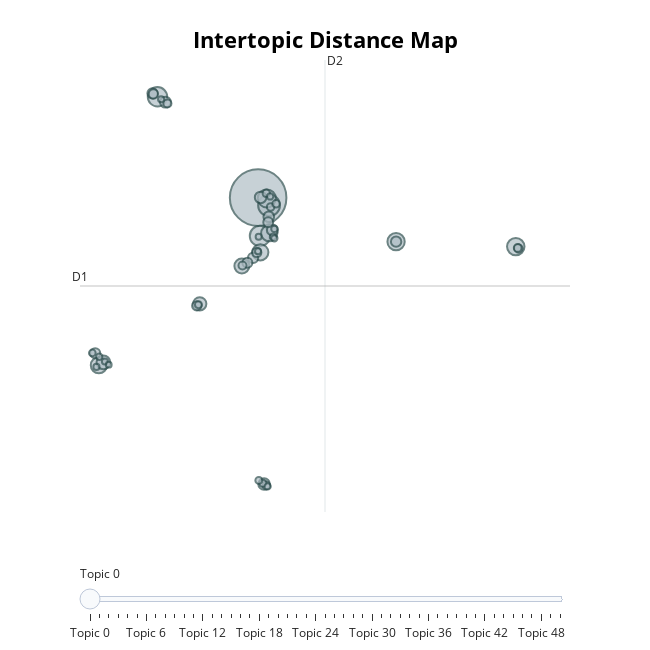

The notebook cell this image was saved under:
### Code cell
topic_model_animation.visualize_topics()

### Figure 1 — Plotly figure (JSON) as saved in the notebook; plotly's stock layout.template omitted (floating-point values rounded to 4 significant figures; data arrays with more than 128 entries replaced by an {"elided": "..."} marker saying what was removed)
{"data": [{"customdata": {"elided": "51x3 mixed values"}, "hovertemplate": "<b>Topic %{customdata[0]}</b><br>%{customdata[1]}<br>Size: %{customdata[2]}", "legendgroup": "", "marker": {"color": "#B0BEC5", "size": [1509, 225, 195, 178, 155, 144, 141, 125, 124, 123, 105, 89, 83, 63, 63, 58, 56, 54, 51, 49, 48, 48, 47, 46, 41, 41, 40, 33, 31, 31, 29, 28, 27, 26, 26, 24, 23, 23, 21, 20, 19, 19, 19, 19, 19, 18, 18, 17, 17, 17, 16], "sizemode": "area", "sizeref": 0.9431, "symbol": "circle", "line": {"color": "DarkSlateGrey", "width": 2}}, "mode": "markers", "name": "", "orientation": "v", "showlegend": false, "x": [4.759, 5.382, 4.864, -0.9759, 5.252, 19.44, 12.62, 5.393, 4.883, -4.318, 3.832, -4.059, 1.433, 4.9, 5.098, 5.571, -0.5286, 5.367, 12.62, 4.472, -1.264, -4.525, 4.146, 5.334, 1.261, -1.21, 4.683, 19.59, -0.4122, 3.868, 5.219, 19.55, 5.472, 5.78, 5.223, 5.032, 1.359, 4.801, -4.69, 5.608, 5.683, -4.296, 5.297, 5.685, 5.444, -0.7699, -4.455, -3.973, 4.752, 4.788, -3.756], "xaxis": "x", "y": [9.81, 9.169, 6.626, 18.19, 9.743, 5.741, 6.155, 6.854, 5.267, -4.115, 4.132, -3.873, 0.9913, 9.829, -13.98, 7.127, 17.75, 8.223, 6.155, 4.803, 18.47, -3.11, 4.403, 7.762, 0.82, 18.42, 5.257, 5.59, 17.63, 4.175, -14.1, 5.633, 9.033, 9.298, 10.17, -13.91, 0.9175, -13.68, -3.092, 6.555, 6.432, -3.406, -14.18, 7.215, 9.909, 17.98, -4.252, -3.791, 5.352, 6.552, -4.061], "yaxis": "y", "type": "scatter"}], "layout": {"xaxis": {"anchor": "y", "domain": [0.0, 1.0], "title": {"text": ""}, "visible": false, "range": [-5.393, 22.53]}, "yaxis": {"anchor": "x", "domain": [0.0, 1.0], "title": {"text": ""}, "visible": false, "range": [-16.3, 21.24]}, "legend": {"tracegroupgap": 0, "itemsizing": "constant"}, "margin": {"t": 60}, "title": {"font": {"size": 22, "color": "Black"}, "text": "<b>Intertopic Distance Map</b>", "y": 0.95, "x": 0.5, "xanchor": "center", "yanchor": "top"}, "hoverlabel": {"font": {"size": 16, "family": "Rockwell"}, "bgcolor": "white"}, "width": 650, "height": 650, "sliders": [{"active": 0, "pad": {"t": 50}, "steps": [{"args": [{"marker.color": [["red", "#B0BEC5", "#B0BEC5", "#B0BEC5", "#B0BEC5", "#B0BEC5", "#B0BEC5", "#B0BEC5", "#B0BEC5", "#B0BEC5", "#B0BEC5", "#B0BEC5", "#B0BEC5", "#B0BEC5", "#B0BEC5", "#B0BEC5", "#B0BEC5", "#B0BEC5", "#B0BEC5", "#B0BEC5", "#B0BEC5", "#B0BEC5", "#B0BEC5", "#B0BEC5", "#B0BEC5", "#B0BEC5", "#B0BEC5", "#B0BEC5", "#B0BEC5", "#B0BEC5", "#B0BEC5", "#B0BEC5", "#B0BEC5", "#B0BEC5", "#B0BEC5", "#B0BEC5", "#B0BEC5", "#B0BEC5", "#B0BEC5", "#B0BEC5", "#B0BEC5", "#B0BEC5", "#B0BEC5", "#B0BEC5", "#B0BEC5", "#B0BEC5", "#B0BEC5", "#B0BEC5", "#B0BEC5", "#B0BEC5", "#B0BEC5"]]}], "label": "Topic 0", "method": "update"}, {"args": [{"marker.color": [["#B0BEC5", "red", "#B0BEC5", "#B0BEC5", "#B0BEC5", "#B0BEC5", "#B0BEC5", "#B0BEC5", "#B0BEC5", "#B0BEC5", "#B0BEC5", "#B0BEC5", "#B0BEC5", "#B0BEC5", "#B0BEC5", "#B0BEC5", "#B0BEC5", "#B0BEC5", "#B0BEC5", "#B0BEC5", "#B0BEC5", "#B0BEC5", "#B0BEC5", "#B0BEC5", "#B0BEC5", "#B0BEC5", "#B0BEC5", "#B0BEC5", "#B0BEC5", "#B0BEC5", "#B0BEC5", "#B0BEC5", "#B0BEC5", "#B0BEC5", "#B0BEC5", "#B0BEC5", "#B0BEC5", "#B0BEC5", "#B0BEC5", "#B0BEC5", "#B0BEC5", "#B0BEC5", "#B0BEC5", "#B0BEC5", "#B0BEC5", "#B0BEC5", "#B0BEC5", "#B0BEC5", "#B0BEC5", "#B0BEC5", "#B0BEC5"]]}], "label": "Topic 1", "method": "update"}, {"args": [{"marker.color": [["#B0BEC5", "#B0BEC5", "red", "#B0BEC5", "#B0BEC5", "#B0BEC5", "#B0BEC5", "#B0BEC5", "#B0BEC5", "#B0BEC5", "#B0BEC5", "#B0BEC5", "#B0BEC5", "#B0BEC5", "#B0BEC5", "#B0BEC5", "#B0BEC5", "#B0BEC5", "#B0BEC5", "#B0BEC5", "#B0BEC5", "#B0BEC5", "#B0BEC5", "#B0BEC5", "#B0BEC5", "#B0BEC5", "#B0BEC5", "#B0BEC5", "#B0BEC5", "#B0BEC5", "#B0BEC5", "#B0BEC5", "#B0BEC5", "#B0BEC5", "#B0BEC5", "#B0BEC5", "#B0BEC5", "#B0BEC5", "#B0BEC5", "#B0BEC5", "#B0BEC5", "#B0BEC5", "#B0BEC5", "#B0BEC5", "#B0BEC5", "#B0BEC5", "#B0BEC5", "#B0BEC5", "#B0BEC5", "#B0BEC5", "#B0BEC5"]]}], "label": "Topic 2", "method": "update"}, {"args": [{"marker.color": [["#B0BEC5", "#B0BEC5", "#B0BEC5", "red", "#B0BEC5", "#B0BEC5", "#B0BEC5", "#B0BEC5", "#B0BEC5", "#B0BEC5", "#B0BEC5", "#B0BEC5", "#B0BEC5", "#B0BEC5", "#B0BEC5", "#B0BEC5", "#B0BEC5", "#B0BEC5", "#B0BEC5", "#B0BEC5", "#B0BEC5", "#B0BEC5", "#B0BEC5", "#B0BEC5", "#B0BEC5", "#B0BEC5", "#B0BEC5", "#B0BEC5", "#B0BEC5", "#B0BEC5", "#B0BEC5", "#B0BEC5", "#B0BEC5", "#B0BEC5", "#B0BEC5", "#B0BEC5", "#B0BEC5", "#B0BEC5", "#B0BEC5", "#B0BEC5", "#B0BEC5", "#B0BEC5", "#B0BEC5", "#B0BEC5", "#B0BEC5", "#B0BEC5", "#B0BEC5", "#B0BEC5", "#B0BEC5", "#B0BEC5", "#B0BEC5"]]}], "label": "Topic 3", "method": "update"}, {"args": [{"marker.color": [["#B0BEC5", "#B0BEC5", "#B0BEC5", "#B0BEC5", "red", "#B0BEC5", "#B0BEC5", "#B0BEC5", "#B0BEC5", "#B0BEC5", "#B0BEC5", "#B0BEC5", "#B0BEC5", "#B0BEC5", "#B0BEC5", "#B0BEC5", "#B0BEC5", "#B0BEC5", "#B0BEC5", "#B0BEC5", "#B0BEC5", "#B0BEC5", "#B0BEC5", "#B0BEC5", "#B0BEC5", "#B0BEC5", "#B0BEC5", "#B0BEC5", "#B0BEC5", "#B0BEC5", "#B0BEC5", "#B0BEC5", "#B0BEC5", "#B0BEC5", "#B0BEC5", "#B0BEC5", "#B0BEC5", "#B0BEC5", "#B0BEC5", "#B0BEC5", "#B0BEC5", "#B0BEC5", "#B0BEC5", "#B0BEC5", "#B0BEC5", "#B0BEC5", "#B0BEC5", "#B0BEC5", "#B0BEC5", "#B0BEC5", "#B0BEC5"]]}], "label": "Topic 4", "method": "update"}, {"args": [{"marker.color": [["#B0BEC5", "#B0BEC5", "#B0BEC5", "#B0BEC5", "#B0BEC5", "red", "#B0BEC5", "#B0BEC5", "#B0BEC5", "#B0BEC5", "#B0BEC5", "#B0BEC5", "#B0BEC5", "#B0BEC5", "#B0BEC5", "#B0BEC5", "#B0BEC5", "#B0BEC5", "#B0BEC5", "#B0BEC5", "#B0BEC5", "#B0BEC5", "#B0BEC5", "#B0BEC5", "#B0BEC5", "#B0BEC5", "#B0BEC5", "#B0BEC5", "#B0BEC5", "#B0BEC5", "#B0BEC5", "#B0BEC5", "#B0BEC5", "#B0BEC5", "#B0BEC5", "#B0BEC5", "#B0BEC5", "#B0BEC5", "#B0BEC5", "#B0BEC5", "#B0BEC5", "#B0BEC5", "#B0BEC5", "#B0BEC5", "#B0BEC5", "#B0BEC5", "#B0BEC5", "#B0BEC5", "#B0BEC5", "#B0BEC5", "#B0BEC5"]]}], "label": "Topic 5", "method": "update"}, {"args": [{"marker.color": [["#B0BEC5", "#B0BEC5", "#B0BEC5", "#B0BEC5", "#B0BEC5", "#B0BEC5", "red", "#B0BEC5", "#B0BEC5", "#B0BEC5", "#B0BEC5", "#B0BEC5", "#B0BEC5", "#B0BEC5", "#B0BEC5", "#B0BEC5", "#B0BEC5", "#B0BEC5", "#B0BEC5", "#B0BEC5", "#B0BEC5", "#B0BEC5", "#B0BEC5", "#B0BEC5", "#B0BEC5", "#B0BEC5", "#B0BEC5", "#B0BEC5", "#B0BEC5", "#B0BEC5", "#B0BEC5", "#B0BEC5", "#B0BEC5", "#B0BEC5", "#B0BEC5", "#B0BEC5", "#B0BEC5", "#B0BEC5", "#B0BEC5", "#B0BEC5", "#B0BEC5", "#B0BEC5", "#B0BEC5", "#B0BEC5", "#B0BEC5", "#B0BEC5", "#B0BEC5", "#B0BEC5", "#B0BEC5", "#B0BEC5", "#B0BEC5"]]}], "label": "Topic 6", "method": "update"}, {"args": [{"marker.color": [["#B0BEC5", "#B0BEC5", "#B0BEC5", "#B0BEC5", "#B0BEC5", "#B0BEC5", "#B0BEC5", "red", "#B0BEC5", "#B0BEC5", "#B0BEC5", "#B0BEC5", "#B0BEC5", "#B0BEC5", "#B0BEC5", "#B0BEC5", "#B0BEC5", "#B0BEC5", "#B0BEC5", "#B0BEC5", "#B0BEC5", "#B0BEC5", "#B0BEC5", "#B0BEC5", "#B0BEC5", "#B0BEC5", "#B0BEC5", "#B0BEC5", "#B0BEC5", "#B0BEC5", "#B0BEC5", "#B0BEC5", "#B0BEC5", "#B0BEC5", "#B0BEC5", "#B0BEC5", "#B0BEC5", "#B0BEC5", "#B0BEC5", "#B0BEC5", "#B0BEC5", "#B0BEC5", "#B0BEC5", "#B0BEC5", "#B0BEC5", "#B0BEC5", "#B0BEC5", "#B0BEC5", "#B0BEC5", "#B0BEC5", "#B0BEC5"]]}], "label": "Topic 7", "method": "update"}, {"args": [{"marker.color": [["#B0BEC5", "#B0BEC5", "#B0BEC5", "#B0BEC5", "#B0BEC5", "#B0BEC5", "#B0BEC5", "#B0BEC5", "red", "#B0BEC5", "#B0BEC5", "#B0BEC5", "#B0BEC5", "#B0BEC5", "#B0BEC5", "#B0BEC5", "#B0BEC5", "#B0BEC5", "#B0BEC5", "#B0BEC5", "#B0BEC5", "#B0BEC5", "#B0BEC5", "#B0BEC5", "#B0BEC5", "#B0BEC5", "#B0BEC5", "#B0BEC5", "#B0BEC5", "#B0BEC5", "#B0BEC5", "#B0BEC5", "#B0BEC5", "#B0BEC5", "#B0BEC5", "#B0BEC5", "#B0BEC5", "#B0BEC5", "#B0BEC5", "#B0BEC5", "#B0BEC5", "#B0BEC5", "#B0BEC5", "#B0BEC5", "#B0BEC5", "#B0BEC5", "#B0BEC5", "#B0BEC5", "#B0BEC5", "#B0BEC5", "#B0BEC5"]]}], "label": "Topic 8", "method": "update"}, {"args": [{"marker.color": [["#B0BEC5", "#B0BEC5", "#B0BEC5", "#B0BEC5", "#B0BEC5", "#B0BEC5", "#B0BEC5", "#B0BEC5", "#B0BEC5", "red", "#B0BEC5", "#B0BEC5", "#B0BEC5", "#B0BEC5", "#B0BEC5", "#B0BEC5", "#B0BEC5", "#B0BEC5", "#B0BEC5", "#B0BEC5", "#B0BEC5", "#B0BEC5", "#B0BEC5", "#B0BEC5", "#B0BEC5", "#B0BEC5", "#B0BEC5", "#B0BEC5", "#B0BEC5", "#B0BEC5", "#B0BEC5", "#B0BEC5", "#B0BEC5", "#B0BEC5", "#B0BEC5", "#B0BEC5", "#B0BEC5", "#B0BEC5", "#B0BEC5", "#B0BEC5", "#B0BEC5", "#B0BEC5", "#B0BEC5", "#B0BEC5", "#B0BEC5", "#B0BEC5", "#B0BEC5", "#B0BEC5", "#B0BEC5", "#B0BEC5", "#B0BEC5"]]}], "label": "Topic 9", "method": "update"}, {"args": [{"marker.color": [["#B0BEC5", "#B0BEC5", "#B0BEC5", "#B0BEC5", "#B0BEC5", "#B0BEC5", "#B0BEC5", "#B0BEC5", "#B0BEC5", "#B0BEC5", "red", "#B0BEC5", "#B0BEC5", "#B0BEC5", "#B0BEC5", "#B0BEC5", "#B0BEC5", "#B0BEC5", "#B0BEC5", "#B0BEC5", "#B0BEC5", "#B0BEC5", "#B0BEC5", "#B0BEC5", "#B0BEC5", "#B0BEC5", "#B0BEC5", "#B0BEC5", "#B0BEC5", "#B0BEC5", "#B0BEC5", "#B0BEC5", "#B0BEC5", "#B0BEC5", "#B0BEC5", "#B0BEC5", "#B0BEC5", "#B0BEC5", "#B0BEC5", "#B0BEC5", "#B0BEC5", "#B0BEC5", "#B0BEC5", "#B0BEC5", "#B0BEC5", "#B0BEC5", "#B0BEC5", "#B0BEC5", "#B0BEC5", "#B0BEC5", "#B0BEC5"]]}], "label": "Topic 10", "method": "update"}, {"args": [{"marker.color": [["#B0BEC5", "#B0BEC5", "#B0BEC5", "#B0BEC5", "#B0BEC5", "#B0BEC5", "#B0BEC5", "#B0BEC5", "#B0BEC5", "#B0BEC5", "#B0BEC5", "red", "#B0BEC5", "#B0BEC5", "#B0BEC5", "#B0BEC5", "#B0BEC5", "#B0BEC5", "#B0BEC5", "#B0BEC5", "#B0BEC5", "#B0BEC5", "#B0BEC5", "#B0BEC5", "#B0BEC5", "#B0BEC5", "#B0BEC5", "#B0BEC5", "#B0BEC5", "#B0BEC5", "#B0BEC5", "#B0BEC5", "#B0BEC5", "#B0BEC5", "#B0BEC5", "#B0BEC5", "#B0BEC5", "#B0BEC5", "#B0BEC5", "#B0BEC5", "#B0BEC5", "#B0BEC5", "#B0BEC5", "#B0BEC5", "#B0BEC5", "#B0BEC5", "#B0BEC5", "#B0BEC5", "#B0BEC5", "#B0BEC5", "#B0BEC5"]]}], "label": "Topic 11", "method": "update"}, {"args": [{"marker.color": [["#B0BEC5", "#B0BEC5", "#B0BEC5", "#B0BEC5", "#B0BEC5", "#B0BEC5", "#B0BEC5", "#B0BEC5", "#B0BEC5", "#B0BEC5", "#B0BEC5", "#B0BEC5", "red", "#B0BEC5", "#B0BEC5", "#B0BEC5", "#B0BEC5", "#B0BEC5", "#B0BEC5", "#B0BEC5", "#B0BEC5", "#B0BEC5", "#B0BEC5", "#B0BEC5", "#B0BEC5", "#B0BEC5", "#B0BEC5", "#B0BEC5", "#B0BEC5", "#B0BEC5", "#B0BEC5", "#B0BEC5", "#B0BEC5", "#B0BEC5", "#B0BEC5", "#B0BEC5", "#B0BEC5", "#B0BEC5", "#B0BEC5", "#B0BEC5", "#B0BEC5", "#B0BEC5", "#B0BEC5", "#B0BEC5", "#B0BEC5", "#B0BEC5", "#B0BEC5", "#B0BEC5", "#B0BEC5", "#B0BEC5", "#B0BEC5"]]}], "label": "Topic 12", "method": "update"}, {"args": [{"marker.color": [["#B0BEC5", "#B0BEC5", "#B0BEC5", "#B0BEC5", "#B0BEC5", "#B0BEC5", "#B0BEC5", "#B0BEC5", "#B0BEC5", "#B0BEC5", "#B0BEC5", "#B0BEC5", "#B0BEC5", "red", "#B0BEC5", "#B0BEC5", "#B0BEC5", "#B0BEC5", "#B0BEC5", "#B0BEC5", "#B0BEC5", "#B0BEC5", "#B0BEC5", "#B0BEC5", "#B0BEC5", "#B0BEC5", "#B0BEC5", "#B0BEC5", "#B0BEC5", "#B0BEC5", "#B0BEC5", "#B0BEC5", "#B0BEC5", "#B0BEC5", "#B0BEC5", "#B0BEC5", "#B0BEC5", "#B0BEC5", "#B0BEC5", "#B0BEC5", "#B0BEC5", "#B0BEC5", "#B0BEC5", "#B0BEC5", "#B0BEC5", "#B0BEC5", "#B0BEC5", "#B0BEC5", "#B0BEC5", "#B0BEC5", "#B0BEC5"]]}], "label": "Topic 13", "method": "update"}, {"args": [{"marker.color": [["#B0BEC5", "#B0BEC5", "#B0BEC5", "#B0BEC5", "#B0BEC5", "#B0BEC5", "#B0BEC5", "#B0BEC5", "#B0BEC5", "#B0BEC5", "#B0BEC5", "#B0BEC5", "#B0BEC5", "#B0BEC5", "red", "#B0BEC5", "#B0BEC5", "#B0BEC5", "#B0BEC5", "#B0BEC5", "#B0BEC5", "#B0BEC5", "#B0BEC5", "#B0BEC5", "#B0BEC5", "#B0BEC5", "#B0BEC5", "#B0BEC5", "#B0BEC5", "#B0BEC5", "#B0BEC5", "#B0BEC5", "#B0BEC5", "#B0BEC5", "#B0BEC5", "#B0BEC5", "#B0BEC5", "#B0BEC5", "#B0BEC5", "#B0BEC5", "#B0BEC5", "#B0BEC5", "#B0BEC5", "#B0BEC5", "#B0BEC5", "#B0BEC5", "#B0BEC5", "#B0BEC5", "#B0BEC5", "#B0BEC5", "#B0BEC5"]]}], "label": "Topic 14", "method": "update"}, {"args": [{"marker.color": [["#B0BEC5", "#B0BEC5", "#B0BEC5", "#B0BEC5", "#B0BEC5", "#B0BEC5", "#B0BEC5", "#B0BEC5", "#B0BEC5", "#B0BEC5", "#B0BEC5", "#B0BEC5", "#B0BEC5", "#B0BEC5", "#B0BEC5", "red", "#B0BEC5", "#B0BEC5", "#B0BEC5", "#B0BEC5", "#B0BEC5", "#B0BEC5", "#B0BEC5", "#B0BEC5", "#B0BEC5", "#B0BEC5", "#B0BEC5", "#B0BEC5", "#B0BEC5", "#B0BEC5", "#B0BEC5", "#B0BEC5", "#B0BEC5", "#B0BEC5", "#B0BEC5", "#B0BEC5", "#B0BEC5", "#B0BEC5", "#B0BEC5", "#B0BEC5", "#B0BEC5", "#B0BEC5", "#B0BEC5", "#B0BEC5", "#B0BEC5", "#B0BEC5", "#B0BEC5", "#B0BEC5", "#B0BEC5", "#B0BEC5", "#B0BEC5"]]}], "label": "Topic 15", "method": "update"}, {"args": [{"marker.color": [["#B0BEC5", "#B0BEC5", "#B0BEC5", "#B0BEC5", "#B0BEC5", "#B0BEC5", "#B0BEC5", "#B0BEC5", "#B0BEC5", "#B0BEC5", "#B0BEC5", "#B0BEC5", "#B0BEC5", "#B0BEC5", "#B0BEC5", "#B0BEC5", "red", "#B0BEC5", "#B0BEC5", "#B0BEC5", "#B0BEC5", "#B0BEC5", "#B0BEC5", "#B0BEC5", "#B0BEC5", "#B0BEC5", "#B0BEC5", "#B0BEC5", "#B0BEC5", "#B0BEC5", "#B0BEC5", "#B0BEC5", "#B0BEC5", "#B0BEC5", "#B0BEC5", "#B0BEC5", "#B0BEC5", "#B0BEC5", "#B0BEC5", "#B0BEC5", "#B0BEC5", "#B0BEC5", "#B0BEC5", "#B0BEC5", "#B0BEC5", "#B0BEC5", "#B0BEC5", "#B0BEC5", "#B0BEC5", "#B0BEC5", "#B0BEC5"]]}], "label": "Topic 16", "method": "update"}, {"args": [{"marker.color": [["#B0BEC5", "#B0BEC5", "#B0BEC5", "#B0BEC5", "#B0BEC5", "#B0BEC5", "#B0BEC5", "#B0BEC5", "#B0BEC5", "#B0BEC5", "#B0BEC5", "#B0BEC5", "#B0BEC5", "#B0BEC5", "#B0BEC5", "#B0BEC5", "#B0BEC5", "red", "#B0BEC5", "#B0BEC5", "#B0BEC5", "#B0BEC5", "#B0BEC5", "#B0BEC5", "#B0BEC5", "#B0BEC5", "#B0BEC5", "#B0BEC5", "#B0BEC5", "#B0BEC5", "#B0BEC5", "#B0BEC5", "#B0BEC5", "#B0BEC5", "#B0BEC5", "#B0BEC5", "#B0BEC5", "#B0BEC5", "#B0BEC5", "#B0BEC5", "#B0BEC5", "#B0BEC5", "#B0BEC5", "#B0BEC5", "#B0BEC5", "#B0BEC5", "#B0BEC5", "#B0BEC5", "#B0BEC5", "#B0BEC5", "#B0BEC5"]]}], "label": "Topic 17", "method": "update"}, {"args": [{"marker.color": [["#B0BEC5", "#B0BEC5", "#B0BEC5", "#B0BEC5", "#B0BEC5", "#B0BEC5", "#B0BEC5", "#B0BEC5", "#B0BEC5", "#B0BEC5", "#B0BEC5", "#B0BEC5", "#B0BEC5", "#B0BEC5", "#B0BEC5", "#B0BEC5", "#B0BEC5", "#B0BEC5", "red", "#B0BEC5", "#B0BEC5", "#B0BEC5", "#B0BEC5", "#B0BEC5", "#B0BEC5", "#B0BEC5", "#B0BEC5", "#B0BEC5", "#B0BEC5", "#B0BEC5", "#B0BEC5", "#B0BEC5", "#B0BEC5", "#B0BEC5", "#B0BEC5", "#B0BEC5", "#B0BEC5", "#B0BEC5", "#B0BEC5", "#B0BEC5", "#B0BEC5", "#B0BEC5", "#B0BEC5", "#B0BEC5", "#B0BEC5", "#B0BEC5", "#B0BEC5", "#B0BEC5", "#B0BEC5", "#B0BEC5", "#B0BEC5"]]}], "label": "Topic 18", "method": "update"}, {"args": [{"marker.color": [["#B0BEC5", "#B0BEC5", "#B0BEC5", "#B0BEC5", "#B0BEC5", "#B0BEC5", "#B0BEC5", "#B0BEC5", "#B0BEC5", "#B0BEC5", "#B0BEC5", "#B0BEC5", "#B0BEC5", "#B0BEC5", "#B0BEC5", "#B0BEC5", "#B0BEC5", "#B0BEC5", "#B0BEC5", "red", "#B0BEC5", "#B0BEC5", "#B0BEC5", "#B0BEC5", "#B0BEC5", "#B0BEC5", "#B0BEC5", "#B0BEC5", "#B0BEC5", "#B0BEC5", "#B0BEC5", "#B0BEC5", "#B0BEC5", "#B0BEC5", "#B0BEC5", "#B0BEC5", "#B0BEC5", "#B0BEC5", "#B0BEC5", "#B0BEC5", "#B0BEC5", "#B0BEC5", "#B0BEC5", "#B0BEC5", "#B0BEC5", "#B0BEC5", "#B0BEC5", "#B0BEC5", "#B0BEC5", "#B0BEC5", "#B0BEC5"]]}], "label": "Topic 19", "method": "update"}, {"args": [{"marker.color": [["#B0BEC5", "#B0BEC5", "#B0BEC5", "#B0BEC5", "#B0BEC5", "#B0BEC5", "#B0BEC5", "#B0BEC5", "#B0BEC5", "#B0BEC5", "#B0BEC5", "#B0BEC5", "#B0BEC5", "#B0BEC5", "#B0BEC5", "#B0BEC5", "#B0BEC5", "#B0BEC5", "#B0BEC5", "#B0BEC5", "red", "#B0BEC5", "#B0BEC5", "#B0BEC5", "#B0BEC5", "#B0BEC5", "#B0BEC5", "#B0BEC5", "#B0BEC5", "#B0BEC5", "#B0BEC5", "#B0BEC5", "#B0BEC5", "#B0BEC5", "#B0BEC5", "#B0BEC5", "#B0BEC5", "#B0BEC5", "#B0BEC5", "#B0BEC5", "#B0BEC5", "#B0BEC5", "#B0BEC5", "#B0BEC5", "#B0BEC5", "#B0BEC5", "#B0BEC5", "#B0BEC5", "#B0BEC5", "#B0BEC5", "#B0BEC5"]]}], "label": "Topic 20", "method": "update"}, {"args": [{"marker.color": [["#B0BEC5", "#B0BEC5", "#B0BEC5", "#B0BEC5", "#B0BEC5", "#B0BEC5", "#B0BEC5", "#B0BEC5", "#B0BEC5", "#B0BEC5", "#B0BEC5", "#B0BEC5", "#B0BEC5", "#B0BEC5", "#B0BEC5", "#B0BEC5", "#B0BEC5", "#B0BEC5", "#B0BEC5", "#B0BEC5", "#B0BEC5", "red", "#B0BEC5", "#B0BEC5", "#B0BEC5", "#B0BEC5", "#B0BEC5", "#B0BEC5", "#B0BEC5", "#B0BEC5", "#B0BEC5", "#B0BEC5", "#B0BEC5", "#B0BEC5", "#B0BEC5", "#B0BEC5", "#B0BEC5", "#B0BEC5", "#B0BEC5", "#B0BEC5", "#B0BEC5", "#B0BEC5", "#B0BEC5", "#B0BEC5", "#B0BEC5", "#B0BEC5", "#B0BEC5", "#B0BEC5", "#B0BEC5", "#B0BEC5", "#B0BEC5"]]}], "label": "Topic 21", "method": "update"}, {"args": [{"marker.color": [["#B0BEC5", "#B0BEC5", "#B0BEC5", "#B0BEC5", "#B0BEC5", "#B0BEC5", "#B0BEC5", "#B0BEC5", "#B0BEC5", "#B0BEC5", "#B0BEC5", "#B0BEC5", "#B0BEC5", "#B0BEC5", "#B0BEC5", "#B0BEC5", "#B0BEC5", "#B0BEC5", "#B0BEC5", "#B0BEC5", "#B0BEC5", "#B0BEC5", "red", "#B0BEC5", "#B0BEC5", "#B0BEC5", "#B0BEC5", "#B0BEC5", "#B0BEC5", "#B0BEC5", "#B0BEC5", "#B0BEC5", "#B0BEC5", "#B0BEC5", "#B0BEC5", "#B0BEC5", "#B0BEC5", "#B0BEC5", "#B0BEC5", "#B0BEC5", "#B0BEC5", "#B0BEC5", "#B0BEC5", "#B0BEC5", "#B0BEC5", "#B0BEC5", "#B0BEC5", "#B0BEC5", "#B0BEC5", "#B0BEC5", "#B0BEC5"]]}], "label": "Topic 22", "method": "update"}, {"args": [{"marker.color": [["#B0BEC5", "#B0BEC5", "#B0BEC5", "#B0BEC5", "#B0BEC5", "#B0BEC5", "#B0BEC5", "#B0BEC5", "#B0BEC5", "#B0BEC5", "#B0BEC5", "#B0BEC5", "#B0BEC5", "#B0BEC5", "#B0BEC5", "#B0BEC5", "#B0BEC5", "#B0BEC5", "#B0BEC5", "#B0BEC5", "#B0BEC5", "#B0BEC5", "#B0BEC5", "red", "#B0BEC5", "#B0BEC5", "#B0BEC5", "#B0BEC5", "#B0BEC5", "#B0BEC5", "#B0BEC5", "#B0BEC5", "#B0BEC5", "#B0BEC5", "#B0BEC5", "#B0BEC5", "#B0BEC5", "#B0BEC5", "#B0BEC5", "#B0BEC5", "#B0BEC5", "#B0BEC5", "#B0BEC5", "#B0BEC5", "#B0BEC5", "#B0BEC5", "#B0BEC5", "#B0BEC5", "#B0BEC5", "#B0BEC5", "#B0BEC5"]]}], "label": "Topic 23", "method": "update"}, {"args": [{"marker.color": [["#B0BEC5", "#B0BEC5", "#B0BEC5", "#B0BEC5", "#B0BEC5", "#B0BEC5", "#B0BEC5", "#B0BEC5", "#B0BEC5", "#B0BEC5", "#B0BEC5", "#B0BEC5", "#B0BEC5", "#B0BEC5", "#B0BEC5", "#B0BEC5", "#B0BEC5", "#B0BEC5", "#B0BEC5", "#B0BEC5", "#B0BEC5", "#B0BEC5", "#B0BEC5", "#B0BEC5", "red", "#B0BEC5", "#B0BEC5", "#B0BEC5", "#B0BEC5", "#B0BEC5", "#B0BEC5", "#B0BEC5", "#B0BEC5", "#B0BEC5", "#B0BEC5", "#B0BEC5", "#B0BEC5", "#B0BEC5", "#B0BEC5", "#B0BEC5", "#B0BEC5", "#B0BEC5", "#B0BEC5", "#B0BEC5", "#B0BEC5", "#B0BEC5", "#B0BEC5", "#B0BEC5", "#B0BEC5", "#B0BEC5", "#B0BEC5"]]}], "label": "Topic 24", "method": "update"}, {"args": [{"marker.color": [["#B0BEC5", "#B0BEC5", "#B0BEC5", "#B0BEC5", "#B0BEC5", "#B0BEC5", "#B0BEC5", "#B0BEC5", "#B0BEC5", "#B0BEC5", "#B0BEC5", "#B0BEC5", "#B0BEC5", "#B0BEC5", "#B0BEC5", "#B0BEC5", "#B0BEC5", "#B0BEC5", "#B0BEC5", "#B0BEC5", "#B0BEC5", "#B0BEC5", "#B0BEC5", "#B0BEC5", "#B0BEC5", "red", "#B0BEC5", "#B0BEC5", "#B0BEC5", "#B0BEC5", "#B0BEC5", "#B0BEC5", "#B0BEC5", "#B0BEC5", "#B0BEC5", "#B0BEC5", "#B0BEC5", "#B0BEC5", "#B0BEC5", "#B0BEC5", "#B0BEC5", "#B0BEC5", "#B0BEC5", "#B0BEC5", "#B0BEC5", "#B0BEC5", "#B0BEC5", "#B0BEC5", "#B0BEC5", "#B0BEC5", "#B0BEC5"]]}], "label": "Topic 25", "method": "update"}, {"args": [{"marker.color": [["#B0BEC5", "#B0BEC5", "#B0BEC5", "#B0BEC5", "#B0BEC5", "#B0BEC5", "#B0BEC5", "#B0BEC5", "#B0BEC5", "#B0BEC5", "#B0BEC5", "#B0BEC5", "#B0BEC5", "#B0BEC5", "#B0BEC5", "#B0BEC5", "#B0BEC5", "#B0BEC5", "#B0BEC5", "#B0BEC5", "#B0BEC5", "#B0BEC5", "#B0BEC5", "#B0BEC5", "#B0BEC5", "#B0BEC5", "red", "#B0BEC5", "#B0BEC5", "#B0BEC5", "#B0BEC5", "#B0BEC5", "#B0BEC5", "#B0BEC5", "#B0BEC5", "#B0BEC5", "#B0BEC5", "#B0BEC5", "#B0BEC5", "#B0BEC5", "#B0BEC5", "#B0BEC5", "#B0BEC5", "#B0BEC5", "#B0BEC5", "#B0BEC5", "#B0BEC5", "#B0BEC5", "#B0BEC5", "#B0BEC5", "#B0BEC5"]]}], "label": "Topic 26", "method": "update"}, {"args": [{"marker.color": [["#B0BEC5", "#B0BEC5", "#B0BEC5", "#B0BEC5", "#B0BEC5", "#B0BEC5", "#B0BEC5", "#B0BEC5", "#B0BEC5", "#B0BEC5", "#B0BEC5", "#B0BEC5", "#B0BEC5", "#B0BEC5", "#B0BEC5", "#B0BEC5", "#B0BEC5", "#B0BEC5", "#B0BEC5", "#B0BEC5", "#B0BEC5", "#B0BEC5", "#B0BEC5", "#B0BEC5", "#B0BEC5", "#B0BEC5", "#B0BEC5", "red", "#B0BEC5", "#B0BEC5", "#B0BEC5", "#B0BEC5", "#B0BEC5", "#B0BEC5", "#B0BEC5", "#B0BEC5", "#B0BEC5", "#B0BEC5", "#B0BEC5", "#B0BEC5", "#B0BEC5", "#B0BEC5", "#B0BEC5", "#B0BEC5", "#B0BEC5", "#B0BEC5", "#B0BEC5", "#B0BEC5", "#B0BEC5", "#B0BEC5", "#B0BEC5"]]}], "label": "Topic 27", "method": "update"}, {"args": [{"marker.color": [["#B0BEC5", "#B0BEC5", "#B0BEC5", "#B0BEC5", "#B0BEC5", "#B0BEC5", "#B0BEC5", "#B0BEC5", "#B0BEC5", "#B0BEC5", "#B0BEC5", "#B0BEC5", "#B0BEC5", "#B0BEC5", "#B0BEC5", "#B0BEC5", "#B0BEC5", "#B0BEC5", "#B0BEC5", "#B0BEC5", "#B0BEC5", "#B0BEC5", "#B0BEC5", "#B0BEC5", "#B0BEC5", "#B0BEC5", "#B0BEC5", "#B0BEC5", "red", "#B0BEC5", "#B0BEC5", "#B0BEC5", "#B0BEC5", "#B0BEC5", "#B0BEC5", "#B0BEC5", "#B0BEC5", "#B0BEC5", "#B0BEC5", "#B0BEC5", "#B0BEC5", "#B0BEC5", "#B0BEC5", "#B0BEC5", "#B0BEC5", "#B0BEC5", "#B0BEC5", "#B0BEC5", "#B0BEC5", "#B0BEC5", "#B0BEC5"]]}], "label": "Topic 28", "method": "update"}, {"args": [{"marker.color": [["#B0BEC5", "#B0BEC5", "#B0BEC5", "#B0BEC5", "#B0BEC5", "#B0BEC5", "#B0BEC5", "#B0BEC5", "#B0BEC5", "#B0BEC5", "#B0BEC5", "#B0BEC5", "#B0BEC5", "#B0BEC5", "#B0BEC5", "#B0BEC5", "#B0BEC5", "#B0BEC5", "#B0BEC5", "#B0BEC5", "#B0BEC5", "#B0BEC5", "#B0BEC5", "#B0BEC5", "#B0BEC5", "#B0BEC5", "#B0BEC5", "#B0BEC5", "#B0BEC5", "red", "#B0BEC5", "#B0BEC5", "#B0BEC5", "#B0BEC5", "#B0BEC5", "#B0BEC5", "#B0BEC5", "#B0BEC5", "#B0BEC5", "#B0BEC5", "#B0BEC5", "#B0BEC5", "#B0BEC5", "#B0BEC5", "#B0BEC5", "#B0BEC5", "#B0BEC5", "#B0BEC5", "#B0BEC5", "#B0BEC5", "#B0BEC5"]]}], "label": "Topic 29", "method": "update"}, {"args": [{"marker.color": [["#B0BEC5", "#B0BEC5", "#B0BEC5", "#B0BEC5", "#B0BEC5", "#B0BEC5", "#B0BEC5", "#B0BEC5", "#B0BEC5", "#B0BEC5", "#B0BEC5", "#B0BEC5", "#B0BEC5", "#B0BEC5", "#B0BEC5", "#B0BEC5", "#B0BEC5", "#B0BEC5", "#B0BEC5", "#B0BEC5", "#B0BEC5", "#B0BEC5", "#B0BEC5", "#B0BEC5", "#B0BEC5", "#B0BEC5", "#B0BEC5", "#B0BEC5", "#B0BEC5", "#B0BEC5", "red", "#B0BEC5", "#B0BEC5", "#B0BEC5", "#B0BEC5", "#B0BEC5", "#B0BEC5", "#B0BEC5", "#B0BEC5", "#B0BEC5", "#B0BEC5", "#B0BEC5", "#B0BEC5", "#B0BEC5", "#B0BEC5", "#B0BEC5", "#B0BEC5", "#B0BEC5", "#B0BEC5", "#B0BEC5", "#B0BEC5"]]}], "label": "Topic 30", "method": "update"}, {"args": [{"marker.color": [["#B0BEC5", "#B0BEC5", "#B0BEC5", "#B0BEC5", "#B0BEC5", "#B0BEC5", "#B0BEC5", "#B0BEC5", "#B0BEC5", "#B0BEC5", "#B0BEC5", "#B0BEC5", "#B0BEC5", "#B0BEC5", "#B0BEC5", "#B0BEC5", "#B0BEC5", "#B0BEC5", "#B0BEC5", "#B0BEC5", "#B0BEC5", "#B0BEC5", "#B0BEC5", "#B0BEC5", "#B0BEC5", "#B0BEC5", "#B0BEC5", "#B0BEC5", "#B0BEC5", "#B0BEC5", "#B0BEC5", "red", "#B0BEC5", "#B0BEC5", "#B0BEC5", "#B0BEC5", "#B0BEC5", "#B0BEC5", "#B0BEC5", "#B0BEC5", "#B0BEC5", "#B0BEC5", "#B0BEC5", "#B0BEC5", "#B0BEC5", "#B0BEC5", "#B0BEC5", "#B0BEC5", "#B0BEC5", "#B0BEC5", "#B0BEC5"]]}], "label": "Topic 31", "method": "update"}, {"args": [{"marker.color": [["#B0BEC5", "#B0BEC5", "#B0BEC5", "#B0BEC5", "#B0BEC5", "#B0BEC5", "#B0BEC5", "#B0BEC5", "#B0BEC5", "#B0BEC5", "#B0BEC5", "#B0BEC5", "#B0BEC5", "#B0BEC5", "#B0BEC5", "#B0BEC5", "#B0BEC5", "#B0BEC5", "#B0BEC5", "#B0BEC5", "#B0BEC5", "#B0BEC5", "#B0BEC5", "#B0BEC5", "#B0BEC5", "#B0BEC5", "#B0BEC5", "#B0BEC5", "#B0BEC5", "#B0BEC5", "#B0BEC5", "#B0BEC5", "red", "#B0BEC5", "#B0BEC5", "#B0BEC5", "#B0BEC5", "#B0BEC5", "#B0BEC5", "#B0BEC5", "#B0BEC5", "#B0BEC5", "#B0BEC5", "#B0BEC5", "#B0BEC5", "#B0BEC5", "#B0BEC5", "#B0BEC5", "#B0BEC5", "#B0BEC5", "#B0BEC5"]]}], "label": "Topic 32", "method": "update"}, {"args": [{"marker.color": [["#B0BEC5", "#B0BEC5", "#B0BEC5", "#B0BEC5", "#B0BEC5", "#B0BEC5", "#B0BEC5", "#B0BEC5", "#B0BEC5", "#B0BEC5", "#B0BEC5", "#B0BEC5", "#B0BEC5", "#B0BEC5", "#B0BEC5", "#B0BEC5", "#B0BEC5", "#B0BEC5", "#B0BEC5", "#B0BEC5", "#B0BEC5", "#B0BEC5", "#B0BEC5", "#B0BEC5", "#B0BEC5", "#B0BEC5", "#B0BEC5", "#B0BEC5", "#B0BEC5", "#B0BEC5", "#B0BEC5", "#B0BEC5", "#B0BEC5", "red", "#B0BEC5", "#B0BEC5", "#B0BEC5", "#B0BEC5", "#B0BEC5", "#B0BEC5", "#B0BEC5", "#B0BEC5", "#B0BEC5", "#B0BEC5", "#B0BEC5", "#B0BEC5", "#B0BEC5", "#B0BEC5", "#B0BEC5", "#B0BEC5", "#B0BEC5"]]}], "label": "Topic 33", "method": "update"}, {"args": [{"marker.color": [["#B0BEC5", "#B0BEC5", "#B0BEC5", "#B0BEC5", "#B0BEC5", "#B0BEC5", "#B0BEC5", "#B0BEC5", "#B0BEC5", "#B0BEC5", "#B0BEC5", "#B0BEC5", "#B0BEC5", "#B0BEC5", "#B0BEC5", "#B0BEC5", "#B0BEC5", "#B0BEC5", "#B0BEC5", "#B0BEC5", "#B0BEC5", "#B0BEC5", "#B0BEC5", "#B0BEC5", "#B0BEC5", "#B0BEC5", "#B0BEC5", "#B0BEC5", "#B0BEC5", "#B0BEC5", "#B0BEC5", "#B0BEC5", "#B0BEC5", "#B0BEC5", "red", "#B0BEC5", "#B0BEC5", "#B0BEC5", "#B0BEC5", "#B0BEC5", "#B0BEC5", "#B0BEC5", "#B0BEC5", "#B0BEC5", "#B0BEC5", "#B0BEC5", "#B0BEC5", "#B0BEC5", "#B0BEC5", "#B0BEC5", "#B0BEC5"]]}], "label": "Topic 34", "method": "update"}, {"args": [{"marker.color": [["#B0BEC5", "#B0BEC5", "#B0BEC5", "#B0BEC5", "#B0BEC5", "#B0BEC5", "#B0BEC5", "#B0BEC5", "#B0BEC5", "#B0BEC5", "#B0BEC5", "#B0BEC5", "#B0BEC5", "#B0BEC5", "#B0BEC5", "#B0BEC5", "#B0BEC5", "#B0BEC5", "#B0BEC5", "#B0BEC5", "#B0BEC5", "#B0BEC5", "#B0BEC5", "#B0BEC5", "#B0BEC5", "#B0BEC5", "#B0BEC5", "#B0BEC5", "#B0BEC5", "#B0BEC5", "#B0BEC5", "#B0BEC5", "#B0BEC5", "#B0BEC5", "#B0BEC5", "red", "#B0BEC5", "#B0BEC5", "#B0BEC5", "#B0BEC5", "#B0BEC5", "#B0BEC5", "#B0BEC5", "#B0BEC5", "#B0BEC5", "#B0BEC5", "#B0BEC5", "#B0BEC5", "#B0BEC5", "#B0BEC5", "#B0BEC5"]]}], "label": "Topic 35", "method": "update"}, {"args": [{"marker.color": [["#B0BEC5", "#B0BEC5", "#B0BEC5", "#B0BEC5", "#B0BEC5", "#B0BEC5", "#B0BEC5", "#B0BEC5", "#B0BEC5", "#B0BEC5", "#B0BEC5", "#B0BEC5", "#B0BEC5", "#B0BEC5", "#B0BEC5", "#B0BEC5", "#B0BEC5", "#B0BEC5", "#B0BEC5", "#B0BEC5", "#B0BEC5", "#B0BEC5", "#B0BEC5", "#B0BEC5", "#B0BEC5", "#B0BEC5", "#B0BEC5", "#B0BEC5", "#B0BEC5", "#B0BEC5", "#B0BEC5", "#B0BEC5", "#B0BEC5", "#B0BEC5", "#B0BEC5", "#B0BEC5", "red", "#B0BEC5", "#B0BEC5", "#B0BEC5", "#B0BEC5", "#B0BEC5", "#B0BEC5", "#B0BEC5", "#B0BEC5", "#B0BEC5", "#B0BEC5", "#B0BEC5", "#B0BEC5", "#B0BEC5", "#B0BEC5"]]}], "label": "Topic 36", "method": "update"}, {"args": [{"marker.color": [["#B0BEC5", "#B0BEC5", "#B0BEC5", "#B0BEC5", "#B0BEC5", "#B0BEC5", "#B0BEC5", "#B0BEC5", "#B0BEC5", "#B0BEC5", "#B0BEC5", "#B0BEC5", "#B0BEC5", "#B0BEC5", "#B0BEC5", "#B0BEC5", "#B0BEC5", "#B0BEC5", "#B0BEC5", "#B0BEC5", "#B0BEC5", "#B0BEC5", "#B0BEC5", "#B0BEC5", "#B0BEC5", "#B0BEC5", "#B0BEC5", "#B0BEC5", "#B0BEC5", "#B0BEC5", "#B0BEC5", "#B0BEC5", "#B0BEC5", "#B0BEC5", "#B0BEC5", "#B0BEC5", "#B0BEC5", "red", "#B0BEC5", "#B0BEC5", "#B0BEC5", "#B0BEC5", "#B0BEC5", "#B0BEC5", "#B0BEC5", "#B0BEC5", "#B0BEC5", "#B0BEC5", "#B0BEC5", "#B0BEC5", "#B0BEC5"]]}], "label": "Topic 37", "method": "update"}, {"args": [{"marker.color": [["#B0BEC5", "#B0BEC5", "#B0BEC5", "#B0BEC5", "#B0BEC5", "#B0BEC5", "#B0BEC5", "#B0BEC5", "#B0BEC5", "#B0BEC5", "#B0BEC5", "#B0BEC5", "#B0BEC5", "#B0BEC5", "#B0BEC5", "#B0BEC5", "#B0BEC5", "#B0BEC5", "#B0BEC5", "#B0BEC5", "#B0BEC5", "#B0BEC5", "#B0BEC5", "#B0BEC5", "#B0BEC5", "#B0BEC5", "#B0BEC5", "#B0BEC5", "#B0BEC5", "#B0BEC5", "#B0BEC5", "#B0BEC5", "#B0BEC5", "#B0BEC5", "#B0BEC5", "#B0BEC5", "#B0BEC5", "#B0BEC5", "red", "#B0BEC5", "#B0BEC5", "#B0BEC5", "#B0BEC5", "#B0BEC5", "#B0BEC5", "#B0BEC5", "#B0BEC5", "#B0BEC5", "#B0BEC5", "#B0BEC5", "#B0BEC5"]]}], "label": "Topic 38", "method": "update"}, {"args": [{"marker.color": [["#B0BEC5", "#B0BEC5", "#B0BEC5", "#B0BEC5", "#B0BEC5", "#B0BEC5", "#B0BEC5", "#B0BEC5", "#B0BEC5", "#B0BEC5", "#B0BEC5", "#B0BEC5", "#B0BEC5", "#B0BEC5", "#B0BEC5", "#B0BEC5", "#B0BEC5", "#B0BEC5", "#B0BEC5", "#B0BEC5", "#B0BEC5", "#B0BEC5", "#B0BEC5", "#B0BEC5", "#B0BEC5", "#B0BEC5", "#B0BEC5", "#B0BEC5", "#B0BEC5", "#B0BEC5", "#B0BEC5", "#B0BEC5", "#B0BEC5", "#B0BEC5", "#B0BEC5", "#B0BEC5", "#B0BEC5", "#B0BEC5", "#B0BEC5", "red", "#B0BEC5", "#B0BEC5", "#B0BEC5", "#B0BEC5", "#B0BEC5", "#B0BEC5", "#B0BEC5", "#B0BEC5", "#B0BEC5", "#B0BEC5", "#B0BEC5"]]}], "label": "Topic 39", "method": "update"}, {"args": [{"marker.color": [["#B0BEC5", "#B0BEC5", "#B0BEC5", "#B0BEC5", "#B0BEC5", "#B0BEC5", "#B0BEC5", "#B0BEC5", "#B0BEC5", "#B0BEC5", "#B0BEC5", "#B0BEC5", "#B0BEC5", "#B0BEC5", "#B0BEC5", "#B0BEC5", "#B0BEC5", "#B0BEC5", "#B0BEC5", "#B0BEC5", "#B0BEC5", "#B0BEC5", "#B0BEC5", "#B0BEC5", "#B0BEC5", "#B0BEC5", "#B0BEC5", "#B0BEC5", "#B0BEC5", "#B0BEC5", "#B0BEC5", "#B0BEC5", "#B0BEC5", "#B0BEC5", "#B0BEC5", "#B0BEC5", "#B0BEC5", "#B0BEC5", "#B0BEC5", "#B0BEC5", "red", "#B0BEC5", "#B0BEC5", "#B0BEC5", "#B0BEC5", "#B0BEC5", "#B0BEC5", "#B0BEC5", "#B0BEC5", "#B0BEC5", "#B0BEC5"]]}], "label": "Topic 40", "method": "update"}, {"args": [{"marker.color": [["#B0BEC5", "#B0BEC5", "#B0BEC5", "#B0BEC5", "#B0BEC5", "#B0BEC5", "#B0BEC5", "#B0BEC5", "#B0BEC5", "#B0BEC5", "#B0BEC5", "#B0BEC5", "#B0BEC5", "#B0BEC5", "#B0BEC5", "#B0BEC5", "#B0BEC5", "#B0BEC5", "#B0BEC5", "#B0BEC5", "#B0BEC5", "#B0BEC5", "#B0BEC5", "#B0BEC5", "#B0BEC5", "#B0BEC5", "#B0BEC5", "#B0BEC5", "#B0BEC5", "#B0BEC5", "#B0BEC5", "#B0BEC5", "#B0BEC5", "#B0BEC5", "#B0BEC5", "#B0BEC5", "#B0BEC5", "#B0BEC5", "#B0BEC5", "#B0BEC5", "#B0BEC5", "red", "#B0BEC5", "#B0BEC5", "#B0BEC5", "#B0BEC5", "#B0BEC5", "#B0BEC5", "#B0BEC5", "#B0BEC5", "#B0BEC5"]]}], "label": "Topic 41", "method": "update"}, {"args": [{"marker.color": [["#B0BEC5", "#B0BEC5", "#B0BEC5", "#B0BEC5", "#B0BEC5", "#B0BEC5", "#B0BEC5", "#B0BEC5", "#B0BEC5", "#B0BEC5", "#B0BEC5", "#B0BEC5", "#B0BEC5", "#B0BEC5", "#B0BEC5", "#B0BEC5", "#B0BEC5", "#B0BEC5", "#B0BEC5", "#B0BEC5", "#B0BEC5", "#B0BEC5", "#B0BEC5", "#B0BEC5", "#B0BEC5", "#B0BEC5", "#B0BEC5", "#B0BEC5", "#B0BEC5", "#B0BEC5", "#B0BEC5", "#B0BEC5", "#B0BEC5", "#B0BEC5", "#B0BEC5", "#B0BEC5", "#B0BEC5", "#B0BEC5", "#B0BEC5", "#B0BEC5", "#B0BEC5", "#B0BEC5", "red", "#B0BEC5", "#B0BEC5", "#B0BEC5", "#B0BEC5", "#B0BEC5", "#B0BEC5", "#B0BEC5", "#B0BEC5"]]}], "label": "Topic 42", "method": "update"}, {"args": [{"marker.color": [["#B0BEC5", "#B0BEC5", "#B0BEC5", "#B0BEC5", "#B0BEC5", "#B0BEC5", "#B0BEC5", "#B0BEC5", "#B0BEC5", "#B0BEC5", "#B0BEC5", "#B0BEC5", "#B0BEC5", "#B0BEC5", "#B0BEC5", "#B0BEC5", "#B0BEC5", "#B0BEC5", "#B0BEC5", "#B0BEC5", "#B0BEC5", "#B0BEC5", "#B0BEC5", "#B0BEC5", "#B0BEC5", "#B0BEC5", "#B0BEC5", "#B0BEC5", "#B0BEC5", "#B0BEC5", "#B0BEC5", "#B0BEC5", "#B0BEC5", "#B0BEC5", "#B0BEC5", "#B0BEC5", "#B0BEC5", "#B0BEC5", "#B0BEC5", "#B0BEC5", "#B0BEC5", "#B0BEC5", "#B0BEC5", "red", "#B0BEC5", "#B0BEC5", "#B0BEC5", "#B0BEC5", "#B0BEC5", "#B0BEC5", "#B0BEC5"]]}], "label": "Topic 43", "method": "update"}, {"args": [{"marker.color": [["#B0BEC5", "#B0BEC5", "#B0BEC5", "#B0BEC5", "#B0BEC5", "#B0BEC5", "#B0BEC5", "#B0BEC5", "#B0BEC5", "#B0BEC5", "#B0BEC5", "#B0BEC5", "#B0BEC5", "#B0BEC5", "#B0BEC5", "#B0BEC5", "#B0BEC5", "#B0BEC5", "#B0BEC5", "#B0BEC5", "#B0BEC5", "#B0BEC5", "#B0BEC5", "#B0BEC5", "#B0BEC5", "#B0BEC5", "#B0BEC5", "#B0BEC5", "#B0BEC5", "#B0BEC5", "#B0BEC5", "#B0BEC5", "#B0BEC5", "#B0BEC5", "#B0BEC5", "#B0BEC5", "#B0BEC5", "#B0BEC5", "#B0BEC5", "#B0BEC5", "#B0BEC5", "#B0BEC5", "#B0BEC5", "#B0BEC5", "red", "#B0BEC5", "#B0BEC5", "#B0BEC5", "#B0BEC5", "#B0BEC5", "#B0BEC5"]]}], "label": "Topic 44", "method": "update"}, {"args": [{"marker.color": [["#B0BEC5", "#B0BEC5", "#B0BEC5", "#B0BEC5", "#B0BEC5", "#B0BEC5", "#B0BEC5", "#B0BEC5", "#B0BEC5", "#B0BEC5", "#B0BEC5", "#B0BEC5", "#B0BEC5", "#B0BEC5", "#B0BEC5", "#B0BEC5", "#B0BEC5", "#B0BEC5", "#B0BEC5", "#B0BEC5", "#B0BEC5", "#B0BEC5", "#B0BEC5", "#B0BEC5", "#B0BEC5", "#B0BEC5", "#B0BEC5", "#B0BEC5", "#B0BEC5", "#B0BEC5", "#B0BEC5", "#B0BEC5", "#B0BEC5", "#B0BEC5", "#B0BEC5", "#B0BEC5", "#B0BEC5", "#B0BEC5", "#B0BEC5", "#B0BEC5", "#B0BEC5", "#B0BEC5", "#B0BEC5", "#B0BEC5", "#B0BEC5", "red", "#B0BEC5", "#B0BEC5", "#B0BEC5", "#B0BEC5", "#B0BEC5"]]}], "label": "Topic 45", "method": "update"}, {"args": [{"marker.color": [["#B0BEC5", "#B0BEC5", "#B0BEC5", "#B0BEC5", "#B0BEC5", "#B0BEC5", "#B0BEC5", "#B0BEC5", "#B0BEC5", "#B0BEC5", "#B0BEC5", "#B0BEC5", "#B0BEC5", "#B0BEC5", "#B0BEC5", "#B0BEC5", "#B0BEC5", "#B0BEC5", "#B0BEC5", "#B0BEC5", "#B0BEC5", "#B0BEC5", "#B0BEC5", "#B0BEC5", "#B0BEC5", "#B0BEC5", "#B0BEC5", "#B0BEC5", "#B0BEC5", "#B0BEC5", "#B0BEC5", "#B0BEC5", "#B0BEC5", "#B0BEC5", "#B0BEC5", "#B0BEC5", "#B0BEC5", "#B0BEC5", "#B0BEC5", "#B0BEC5", "#B0BEC5", "#B0BEC5", "#B0BEC5", "#B0BEC5", "#B0BEC5", "#B0BEC5", "red", "#B0BEC5", "#B0BEC5", "#B0BEC5", "#B0BEC5"]]}], "label": "Topic 46", "method": "update"}, {"args": [{"marker.color": [["#B0BEC5", "#B0BEC5", "#B0BEC5", "#B0BEC5", "#B0BEC5", "#B0BEC5", "#B0BEC5", "#B0BEC5", "#B0BEC5", "#B0BEC5", "#B0BEC5", "#B0BEC5", "#B0BEC5", "#B0BEC5", "#B0BEC5", "#B0BEC5", "#B0BEC5", "#B0BEC5", "#B0BEC5", "#B0BEC5", "#B0BEC5", "#B0BEC5", "#B0BEC5", "#B0BEC5", "#B0BEC5", "#B0BEC5", "#B0BEC5", "#B0BEC5", "#B0BEC5", "#B0BEC5", "#B0BEC5", "#B0BEC5", "#B0BEC5", "#B0BEC5", "#B0BEC5", "#B0BEC5", "#B0BEC5", "#B0BEC5", "#B0BEC5", "#B0BEC5", "#B0BEC5", "#B0BEC5", "#B0BEC5", "#B0BEC5", "#B0BEC5", "#B0BEC5", "#B0BEC5", "red", "#B0BEC5", "#B0BEC5", "#B0BEC5"]]}], "label": "Topic 47", "method": "update"}, {"args": [{"marker.color": [["#B0BEC5", "#B0BEC5", "#B0BEC5", "#B0BEC5", "#B0BEC5", "#B0BEC5", "#B0BEC5", "#B0BEC5", "#B0BEC5", "#B0BEC5", "#B0BEC5", "#B0BEC5", "#B0BEC5", "#B0BEC5", "#B0BEC5", "#B0BEC5", "#B0BEC5", "#B0BEC5", "#B0BEC5", "#B0BEC5", "#B0BEC5", "#B0BEC5", "#B0BEC5", "#B0BEC5", "#B0BEC5", "#B0BEC5", "#B0BEC5", "#B0BEC5", "#B0BEC5", "#B0BEC5", "#B0BEC5", "#B0BEC5", "#B0BEC5", "#B0BEC5", "#B0BEC5", "#B0BEC5", "#B0BEC5", "#B0BEC5", "#B0BEC5", "#B0BEC5", "#B0BEC5", "#B0BEC5", "#B0BEC5", "#B0BEC5", "#B0BEC5", "#B0BEC5", "#B0BEC5", "#B0BEC5", "red", "#B0BEC5", "#B0BEC5"]]}], "label": "Topic 48", "method": "update"}, {"args": [{"marker.color": [["#B0BEC5", "#B0BEC5", "#B0BEC5", "#B0BEC5", "#B0BEC5", "#B0BEC5", "#B0BEC5", "#B0BEC5", "#B0BEC5", "#B0BEC5", "#B0BEC5", "#B0BEC5", "#B0BEC5", "#B0BEC5", "#B0BEC5", "#B0BEC5", "#B0BEC5", "#B0BEC5", "#B0BEC5", "#B0BEC5", "#B0BEC5", "#B0BEC5", "#B0BEC5", "#B0BEC5", "#B0BEC5", "#B0BEC5", "#B0BEC5", "#B0BEC5", "#B0BEC5", "#B0BEC5", "#B0BEC5", "#B0BEC5", "#B0BEC5", "#B0BEC5", "#B0BEC5", "#B0BEC5", "#B0BEC5", "#B0BEC5", "#B0BEC5", "#B0BEC5", "#B0BEC5", "#B0BEC5", "#B0BEC5", "#B0BEC5", "#B0BEC5", "#B0BEC5", "#B0BEC5", "#B0BEC5", "#B0BEC5", "red", "#B0BEC5"]]}], "label": "Topic 49", "method": "update"}, {"args": [{"marker.color": [["#B0BEC5", "#B0BEC5", "#B0BEC5", "#B0BEC5", "#B0BEC5", "#B0BEC5", "#B0BEC5", "#B0BEC5", "#B0BEC5", "#B0BEC5", "#B0BEC5", "#B0BEC5", "#B0BEC5", "#B0BEC5", "#B0BEC5", "#B0BEC5", "#B0BEC5", "#B0BEC5", "#B0BEC5", "#B0BEC5", "#B0BEC5", "#B0BEC5", "#B0BEC5", "#B0BEC5", "#B0BEC5", "#B0BEC5", "#B0BEC5", "#B0BEC5", "#B0BEC5", "#B0BEC5", "#B0BEC5", "#B0BEC5", "#B0BEC5", "#B0BEC5", "#B0BEC5", "#B0BEC5", "#B0BEC5", "#B0BEC5", "#B0BEC5", "#B0BEC5", "#B0BEC5", "#B0BEC5", "#B0BEC5", "#B0BEC5", "#B0BEC5", "#B0BEC5", "#B0BEC5", "#B0BEC5", "#B0BEC5", "#B0BEC5", "red"]]}], "label": "Topic 50", "method": "update"}]}], "shapes": [{"line": {"color": "#CFD8DC", "width": 2}, "type": "line", "x0": 8.57, "x1": 8.57, "y0": -16.3, "y1": 21.24}, {"line": {"color": "#9E9E9E", "width": 2}, "type": "line", "x0": -5.393, "x1": 22.53, "y0": 2.47, "y1": 2.47}], "annotations": [{"showarrow": false, "text": "D1", "x": -5.393, "y": 2.47, "yshift": 10}, {"showarrow": false, "text": "D2", "x": 8.57, "xshift": 10, "y": 21.24}]}}
